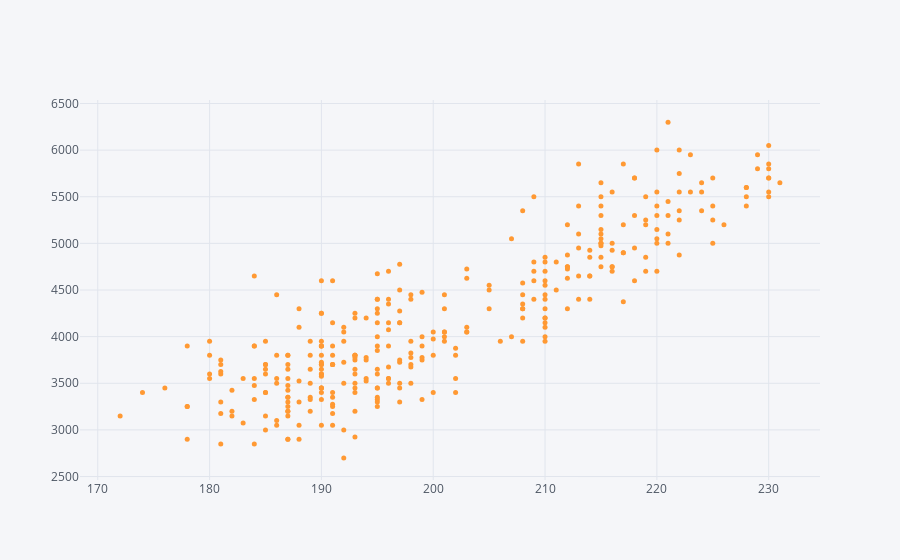

The cell this chart's notebook holds for it:
### Code cell
# Create scatter plot
df.iplot(kind = 'scatter', x = 'flipper_length_mm', y = 'body_mass_g', mode = 'markers', size = 5)

### Figure 1 — Plotly figure (JSON) as saved in the notebook; plotly's stock layout.template omitted (floating-point values rounded to 4 significant figures; data arrays with more than 128 entries replaced by an {"elided": "..."} marker saying what was removed)
{"data": [{"line": {"color": "rgba(255, 153, 51, 1.0)", "dash": "solid", "shape": "linear", "width": 1.3}, "marker": {"size": 5, "symbol": "circle"}, "mode": "markers", "name": "body_mass_g", "text": "", "type": "scatter", "x": {"elided": "333 int values"}, "y": {"elided": "333 int values"}}], "layout": {"legend": {"bgcolor": "#F5F6F9", "font": {"color": "#4D5663"}}, "paper_bgcolor": "#F5F6F9", "plot_bgcolor": "#F5F6F9", "title": {"font": {"color": "#4D5663"}}, "xaxis": {"gridcolor": "#E1E5ED", "showgrid": true, "tickfont": {"color": "#4D5663"}, "title": {"font": {"color": "#4D5663"}, "text": ""}, "zerolinecolor": "#E1E5ED"}, "yaxis": {"gridcolor": "#E1E5ED", "showgrid": true, "tickfont": {"color": "#4D5663"}, "title": {"font": {"color": "#4D5663"}, "text": ""}, "zerolinecolor": "#E1E5ED"}}}
